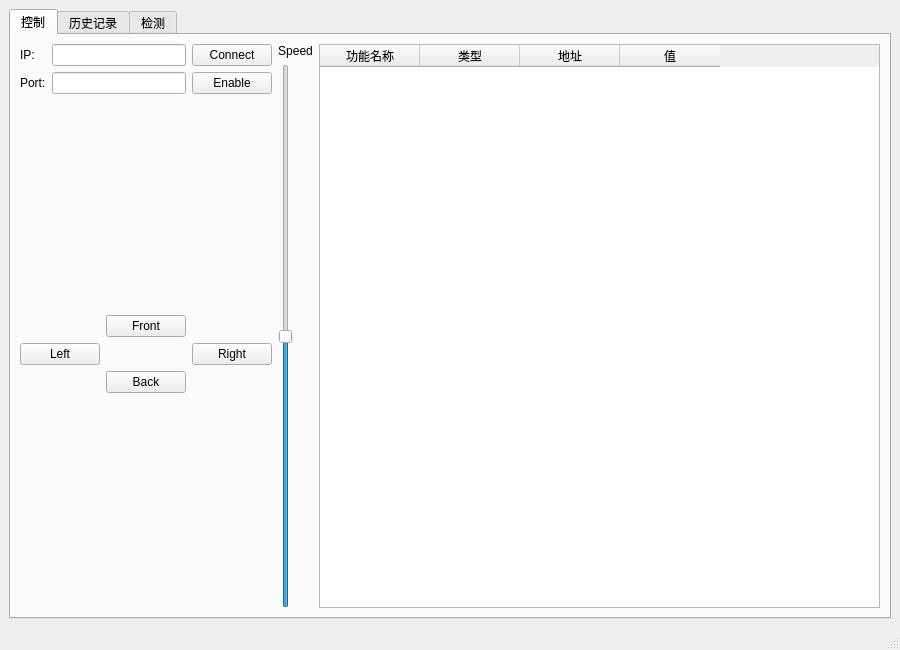
<?xml version="1.0" encoding="UTF-8"?>
<ui version="4.0">
 <class>MainWindow</class>
 <widget class="QMainWindow" name="MainWindow">
  <property name="geometry">
   <rect>
    <x>0</x>
    <y>0</y>
    <width>900</width>
    <height>650</height>
   </rect>
  </property>
  <property name="windowTitle">
   <string>Car HMI - NPU &amp; MQTT Edition</string>
  </property>
  <widget class="QWidget" name="centralwidget">
   <layout class="QVBoxLayout" name="verticalLayout_main">
    <item>
     <widget class="QTabWidget" name="tabWidget">
      <property name="sizePolicy">
       <sizepolicy hsizetype="Expanding" vsizetype="Expanding">
        <horstretch>0</horstretch>
        <verstretch>0</verstretch>
       </sizepolicy>
      </property>
      <property name="currentIndex">
       <number>0</number>
      </property>
      
      <widget class="QWidget" name="control">
       <attribute name="title">
        <string>控制</string>
       </attribute>
       <layout class="QHBoxLayout" name="horizontalLayout_control">
        
        <item>
         <layout class="QVBoxLayout" name="verticalLayout_left">
          <item>
           <layout class="QGridLayout" name="gridLayout_net">
            <item row="0" column="0">
             <widget class="QLabel" name="label">
              <property name="text"><string>IP:</string></property>
             </widget>
            </item>
            <item row="0" column="1">
             <widget class="QLineEdit" name="lineEdit_IP"/>
            </item>
            <item row="0" column="2">
             <widget class="QPushButton" name="pushButton_connect">
              <property name="text"><string>Connect</string></property>
             </widget>
            </item>
            <item row="1" column="0">
             <widget class="QLabel" name="label_2">
              <property name="text"><string>Port:</string></property>
             </widget>
            </item>
            <item row="1" column="1">
             <widget class="QLineEdit" name="lineEdit_port"/>
            </item>
            <item row="1" column="2">
             <widget class="QPushButton" name="pushButton_enable">
              <property name="text"><string>Enable</string></property>
             </widget>
            </item>
           </layout>
          </item>
          
          <item>
           <spacer name="verticalSpacer_1">
            <property name="orientation"><enum>Qt::Vertical</enum></property>
            <property name="sizeHint" stdset="0"><size><width>20</width><height>20</height></size></property>
           </spacer>
          </item>

          <item>
           <layout class="QGridLayout" name="gridLayout_move">
            <item row="0" column="1">
             <widget class="QPushButton" name="pushButton_front">
              <property name="sizePolicy">
               <sizepolicy hsizetype="Minimum" vsizetype="Fixed">
                <horstretch>0</horstretch>
                <verstretch>0</verstretch>
               </sizepolicy>
              </property>
              <property name="text"><string>Front</string></property>
             </widget>
            </item>
            <item row="1" column="0">
             <widget class="QPushButton" name="pushButton_left">
              <property name="text"><string>Left</string></property>
             </widget>
            </item>
            <item row="1" column="2">
             <widget class="QPushButton" name="pushButton_right">
              <property name="text"><string>Right</string></property>
             </widget>
            </item>
            <item row="2" column="1">
             <widget class="QPushButton" name="pushButton_back">
              <property name="text"><string>Back</string></property>
             </widget>
            </item>
           </layout>
          </item>
          
          <item>
           <spacer name="verticalSpacer_2">
            <property name="orientation"><enum>Qt::Vertical</enum></property>
            <property name="sizeHint" stdset="0"><size><width>20</width><height>40</height></size></property>
           </spacer>
          </item>
         </layout>
        </item>

        <item>
         <layout class="QVBoxLayout" name="verticalLayout_speed">
          <item>
           <widget class="QLabel" name="label_speed">
            <property name="text"><string>Speed</string></property>
            <property name="alignment"><set>Qt::AlignCenter</set></property>
           </widget>
          </item>
          <item>
           <widget class="QSlider" name="verticalSlider">
            <property name="sizePolicy">
             <sizepolicy hsizetype="Fixed" vsizetype="Expanding">
              <horstretch>0</horstretch>
              <verstretch>0</verstretch>
             </sizepolicy>
            </property>
            <property name="orientation"><enum>Qt::Vertical</enum></property>
            <property name="minimum"><number>0</number></property>
            <property name="maximum"><number>100</number></property>
            <property name="value"><number>50</number></property>
           </widget>
          </item>
         </layout>
        </item>

        <item>
         <widget class="QTableWidget" name="tableWidget_monitor">
          <property name="sizePolicy">
           <sizepolicy hsizetype="Expanding" vsizetype="Expanding">
            <horstretch>1</horstretch>
            <verstretch>0</verstretch>
           </sizepolicy>
          </property>
          <property name="editTriggers"><set>QAbstractItemView::NoEditTriggers</set></property>
          <property name="alternatingRowColors"><bool>true</bool></property>
          <property name="selectionBehavior"><enum>QAbstractItemView::SelectRows</enum></property>
          <property name="columnCount"><number>4</number></property>
          <column><property name="text"><string>功能名称</string></property></column>
          <column><property name="text"><string>类型</string></property></column>
          <column><property name="text"><string>地址</string></property></column>
          <column><property name="text"><string>值</string></property></column>
         </widget>
        </item>
        
       </layout>
      </widget>

      <widget class="QWidget" name="tab">
       <attribute name="title">
        <string>历史记录</string>
       </attribute>
       <layout class="QVBoxLayout" name="verticalLayout_history">
        <item>
         <widget class="QTableView" name="tableView_logs">
          <property name="sizePolicy">
           <sizepolicy hsizetype="Expanding" vsizetype="Expanding">
            <horstretch>0</horstretch>
            <verstretch>0</verstretch>
           </sizepolicy>
          </property>
         </widget>
        </item>
       </layout>
      </widget>

      <widget class="QWidget" name="detect">
       <attribute name="title">
        <string>检测</string>
       </attribute>
       <layout class="QHBoxLayout" name="horizontalLayout_detect">
        
        <item>
         <widget class="QGraphicsView" name="graphicsView">
          <property name="sizePolicy">
           <sizepolicy hsizetype="Expanding" vsizetype="Expanding">
            <horstretch>1</horstretch>
            <verstretch>0</verstretch>
           </sizepolicy>
          </property>
         </widget>
        </item>
        
        <item>
         <layout class="QVBoxLayout" name="verticalLayout_detect_controls">
          <item>
           <layout class="QHBoxLayout" name="horizontalLayout_url">
            <item>
             <widget class="QLabel" name="label_3">
              <property name="text"><string>Camera URL:</string></property>
             </widget>
            </item>
            <item>
             <widget class="QLineEdit" name="lineEdit_cameraUrl"/>
            </item>
           </layout>
          </item>
          <item>
           <widget class="QCheckBox" name="checkBox_show_ai">
            <property name="text"><string>显示识别结果</string></property>
            <property name="checked"><bool>true</bool></property>
           </widget>
          </item>
          <item>
           <widget class="QCheckBox" name="checkBox_auto_read">
            <property name="text"><string>自动读取</string></property>
            <property name="checked"><bool>true</bool></property>
           </widget>
          </item>
          <item>
           <widget class="QCheckBox" name="checkBox_showAiRect">
            <property name="text"><string>显示锚框</string></property>
            <property name="checked"><bool>true</bool></property>
           </widget>
          </item>
          <item>
           <widget class="QPushButton" name="pushButton_detectImg">
            <property name="text"><string>Detect (Start Stream)</string></property>
            <property name="minimumSize"><size><width>0</width><height>60</height></size></property>
           </widget>
          </item>
          <item>
           <widget class="QPushButton" name="pushButton_nextImg">
            <property name="text"><string>Next Image</string></property>
            <property name="minimumSize"><size><width>0</width><height>60</height></size></property>
           </widget>
          </item>
          <item>
           <spacer name="verticalSpacer_3">
            <property name="orientation"><enum>Qt::Vertical</enum></property>
            <property name="sizeHint" stdset="0"><size><width>20</width><height>40</height></size></property>
           </spacer>
          </item>
         </layout>
        </item>
        
       </layout>
      </widget>
      
     </widget>
    </item>
   </layout>
  </widget>
  <widget class="QMenuBar" name="menubar">
   <property name="geometry">
    <rect>
     <x>0</x>
     <y>0</y>
     <width>900</width>
     <height>22</height>
    </rect>
   </property>
  </widget>
  <widget class="QStatusBar" name="statusbar"/>
 </widget>
 <resources/>
 <connections/>
</ui>
